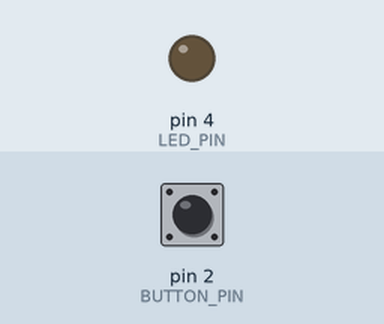
Bench run of a program on a simulated Arduino Uno, built with avr-gcc and run on an emulated ATmega328P. On the bench: output pins drawn as LEDs (lit = HIGH). Dashed ring = blinking. Inputs (shaded band) come from the test bench; at power-on: pin 2 (BUTTON_PIN) HIGH.

Above: at 1.2 s.
1.3 s: pin 2 (BUTTON_PIN) pulled LOW for 1 s
At 3.4 s:
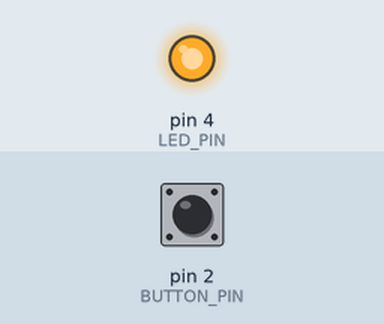
3.8 s: pin 2 (BUTTON_PIN) pulled LOW for 0.15 s
At 4.8 s:
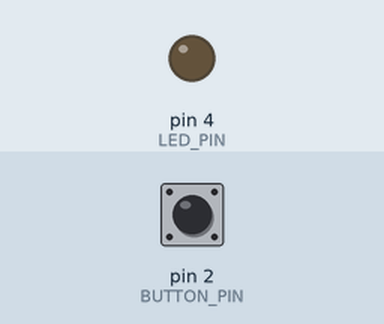
5.4 s: pin 2 (BUTTON_PIN) pulled LOW for 3.2 s
At 5.5 s:
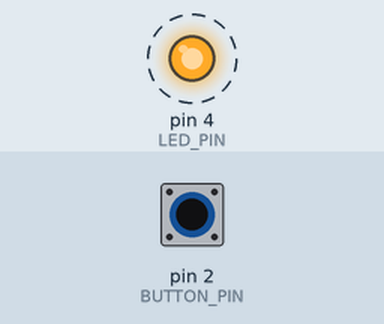
Timing chart, 0 to 9.9 s (numbered marks = the images above; inputs shaded):
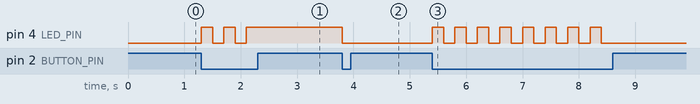

The program:

main.cpp
```cpp
#include <Arduino.h>

#define LED_PIN 4      // LED connected to pin 4
#define BUTTON_PIN 2   // Button connected to pin 2

bool ledState = false; // Variable to track LED state

void setup() {
  pinMode(LED_PIN, OUTPUT);      // Set LED pin as output
  pinMode(BUTTON_PIN, INPUT_PULLUP); // Set button pin as input with internal pull-up
}

void loop() {
  // Check if the button is pressed
  if (digitalRead(BUTTON_PIN) == LOW) { // LOW indicates button pressed
    ledState = !ledState; // Toggle LED state
    digitalWrite(LED_PIN, ledState ? HIGH : LOW); // Set LED state
    delay(200); // Debounce delay to avoid multiple toggles
  }
}
```

Measured:
- after the input at 1.3 s, pin 4 (LED_PIN): alternates HIGH for 0.20 s and LOW for 0.20 s, 5 changes in all, then stays HIGH, starting at once
- after the input at 3.8 s, pin 4 (LED_PIN): HIGH → LOW at once
- after the input at 5.4 s, pin 4 (LED_PIN): alternates HIGH for 0.20 s and LOW for 0.20 s, 16 changes in all, then stays LOW, starting at once
